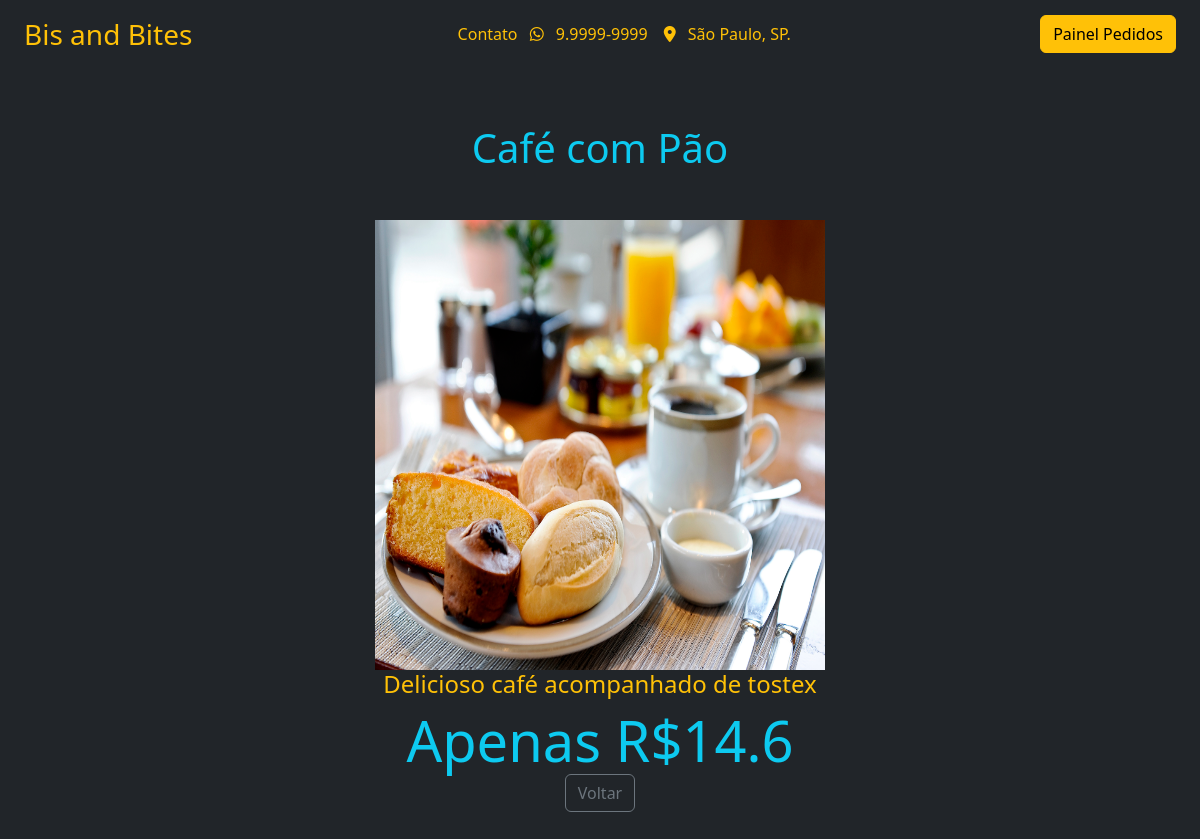
Page /produtos/2 on the committed database.
### cafeteria/models.py (models this page shows, shortened)
class Produto(models.Model):
    nome = models.TextField(null=False, blank=False, default='')
    descricao = models.TextField(null=False, blank=False)
    preco = models.FloatField(null=False, blank=False)
    imagem = models.ImageField(upload_to='cafeteria/img', default='', null=False, blank=False)

### cafeteria/views.py (the view)
# urls.py: path('produtos/<int:produto_id>', views.detalhe_produto, name='produtos'),
def detalhe_produto(request, produto_id):
    produto = Produto.objects.get(pk=produto_id)
    context = {
        'produto': produto
    }
    return render(request, 'cafeteria/produto.html', context=context)

### cafeteria/templates/cafeteria/produto.html (shortened to what this page needs)
{% extends 'cafeteria/base.html' %}
{% load static %}
{% block navbar %}
  {% include 'fragments/navbar.html' %}
{% endblock %}
{% block content %}
    <div class="col-md-6 offset-3 d-flex flex-column justify-content-center align-items-center vh-100">
        <h1 class="text-info text-center mb-5">{{ produto.nome }}</h1>
        <img src="{{ produto.imagem.url }}" class="card-img-top" alt="cafeteria" style="height: 450px;width: 450px">
        <h4 class="text-warning text-center">{{ produto.descricao }}</h4>
        <div class="span display-4 text-info">Apenas R${{ produto.preco }}</div>
        <div>
          <button class="btn btn-outline-secondary" type="button" onclick="location.href = 'javascript:window.history.go(-1)'" id="bt_voltar">Voltar</button>
        </div>
    </div>
{% endblock %}

### rows in the picture
Produto: nome "Café com Pão", imagem (picture), descricao "Delicioso café acompanhado de tostex", preco "14.6"
